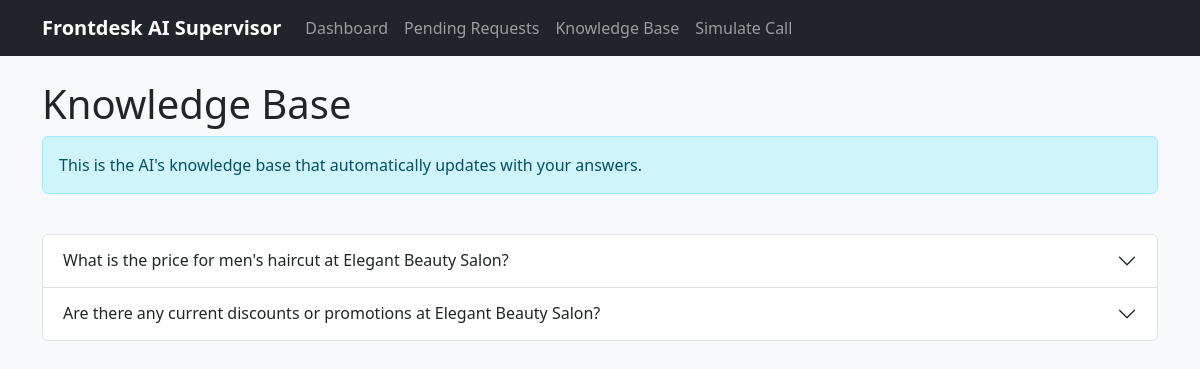
The app's page /knowledge, older data.
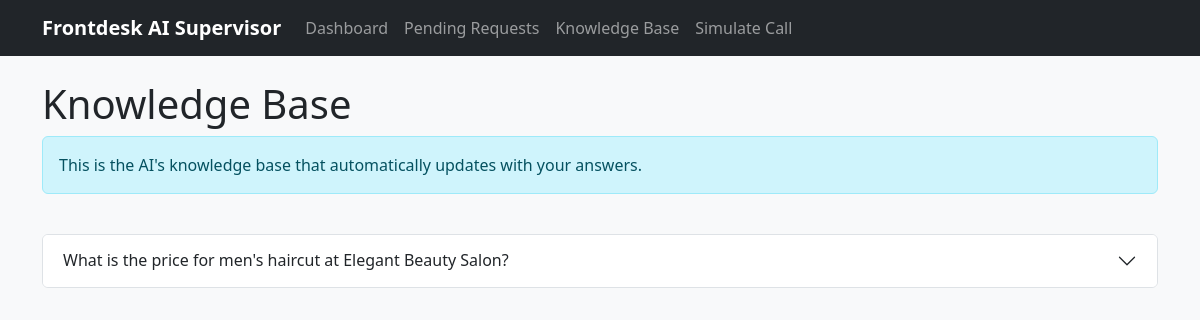
The same page, newer data.
### database.py (models this page shows, shortened)
class KnowledgeItem(db.Model):
    __tablename__ = 'knowledge_base'
    id = db.Column(db.Integer, primary_key=True)
    question = db.Column(db.Text, nullable=False, unique=True)
    answer = db.Column(db.Text, nullable=False)
    created_at = db.Column(db.DateTime, default=datetime.utcnow)
    updated_at = db.Column(db.DateTime, default=datetime.utcnow, onupdate=datetime.utcnow)

### app.py (the view)
    @app.route('/knowledge')
    def knowledge_base():
        try:
            knowledge_items = get_all_knowledge()
            return render_template('knowledge_base.html', items=knowledge_items)
        except Exception as e:
            logger.error(f"Error loading knowledge base: {e}")
            return render_template('error.html', error=str(e))

### app.py (called while the page is built)
def get_all_knowledge():
    try:
        from database import KnowledgeItem
        return KnowledgeItem.query.all()
    except Exception as e:
        logger.warning(f"Could not query knowledge from database: {e}. Using memory storage.")
        return list(memory_knowledge_items.values())

### templates/knowledge_base.html (shortened to what this page needs)
{% extends 'base.html' %}
{% block content %}
<div class="row">
    <div class="col-md-12">
        <h1>Knowledge Base</h1>
        <div class="alert alert-info" role="alert">
            This is the AI's knowledge base that automatically updates with your answers.
        </div>
    </div>
</div>
<div class="row mt-4">
    <div class="col-md-12">
        {% if items %}
            <div class="accordion" id="knowledgeAccordion">
                {% for item in items %}
                <div class="accordion-item">
                    <h2 class="accordion-header" id="heading{{ item.id }}">
                        <button class="accordion-button collapsed" type="button" data-bs-toggle="collapse"
                                data-bs-target="#collapse{{ item.id }}" aria-expanded="false" aria-controls="collapse{{ item.id }}">
                            {{ item.question }}
                        </button>
                    </h2>
                </div>
                {% endfor %}
            </div>
        {% else %}
            <div class="alert alert-warning" role="alert">
                No knowledge items yet. They will appear here as you resolve help requests.
            </div>
        {% endif %}
    </div>
</div>
{% endblock %}

### templates/base.html (shortened to what this page needs)
<!DOCTYPE html>
<html lang="en">
<head>
    <link rel="stylesheet" href="https://cdn.jsdelivr.net/npm/bootstrap@5.3.0/dist/css/bootstrap.min.css">
    <link rel="stylesheet" href="{{ url_for('static', filename='css/style.css') }}">
</head>
<body>
    <nav class="navbar navbar-expand-lg navbar-dark bg-dark">
        <div class="container">
            <a class="navbar-brand" href="{{ url_for('dashboard') }}">Frontdesk AI Supervisor</a>
            <div class="collapse navbar-collapse" id="navbarNav">
                <ul class="navbar-nav">
                    <li class="nav-item">
                        <a class="nav-link" href="{{ url_for('dashboard') }}">Dashboard</a>
                    </li>
                    <li class="nav-item">
                        <a class="nav-link" href="{{ url_for('pending_requests') }}">Pending Requests</a>
                    </li>
                    <li class="nav-item">
                        <a class="nav-link" href="{{ url_for('knowledge_base') }}">Knowledge Base</a>
                    </li>
                    <li class="nav-item">
                        <a class="nav-link" href="{{ url_for('simulate_call') }}">Simulate Call</a>
                    </li>
                </ul>
            </div>
        </div>
    </nav>
    <div class="container mt-4">
        {% block content %}{% endblock %}
    </div>
</body>
</html>

### static/css/style.css (style rules this page uses)
body { font-family: 'Segoe UI', Tahoma, Geneva, Verdana, sans-serif; background-color: #f8f9fa; }
.navbar-brand { font-weight: bold; }

Row changes from the older to the newer data that the page shows:
removed KnowledgeItem: question "Are there any current discounts or promotions at Elegant Beauty Salon?"
